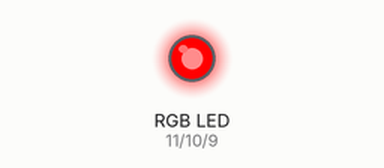
The sketch below on a simulated Arduino Uno, built with avr-gcc and run on an emulated ATmega328P. Shown: an RGB LED mixed from three pins (HIGH = lit).

Above: at 0.5 s.
At 1.5 s:
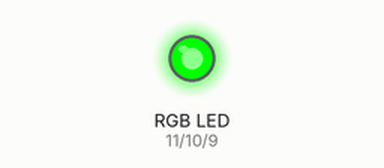
At 2.5 s:
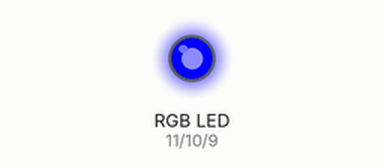
At 3.5 s:
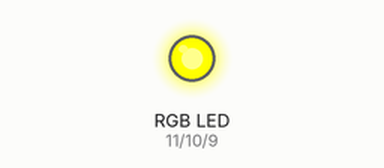
At 4.5 s:
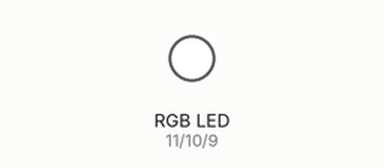
At 5.5 s:
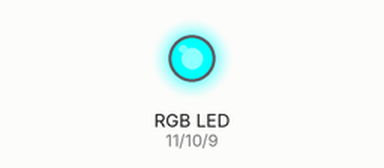
Timing chart, 0 to 7.8 s (numbered marks = the images above):
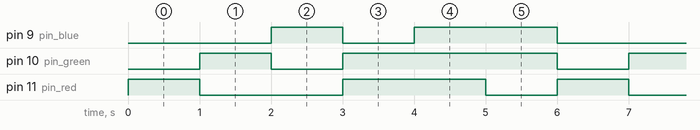

The sketch:

RGB_ARDUINO.ino
```cpp
int pin_red=11;
int pin_green=10;
int pin_blue=9;

void setup() {
  // put your setup code here, to run once:
  pinMode(pin_red,OUTPUT);
  pinMode(pin_green,OUTPUT);
  pinMode(pin_blue,OUTPUT);
}

void loop() {
  // put your main code here, to run repeatedly:
  rgb_color(255,0,0);//rojo
  delay(1000);
  rgb_color(0,255,0);//verde
  delay(1000);
  rgb_color(0,0,255);//azul
  delay(1000);
  rgb_color(255,255,0);//amarillo
  delay(1000);
  rgb_color(255,255,255);//blanco
  delay(1000);
  rgb_color(0,255,255);//cyan
  delay(1000);
}

void rgb_color(int red, int green, int blue){
  analogWrite(pin_red,red);
  analogWrite(pin_green,green);
  analogWrite(pin_blue,blue);
}
```

Measured:
- by itself, pin 9 (pin_blue): repeats every 6.0 s: LOW 1.0 s, HIGH 2.0 s, LOW 2.0 s, HIGH 1.0 s
- by itself, pin 10 (pin_green): repeats every 6.0 s: LOW 1.0 s, HIGH 3.0 s, LOW 1.0 s, HIGH 1.0 s
- by itself, pin 11 (pin_red): repeats every 6.0 s: LOW 2.0 s, HIGH 2.0 s, LOW 1.0 s, HIGH 1.0 s
